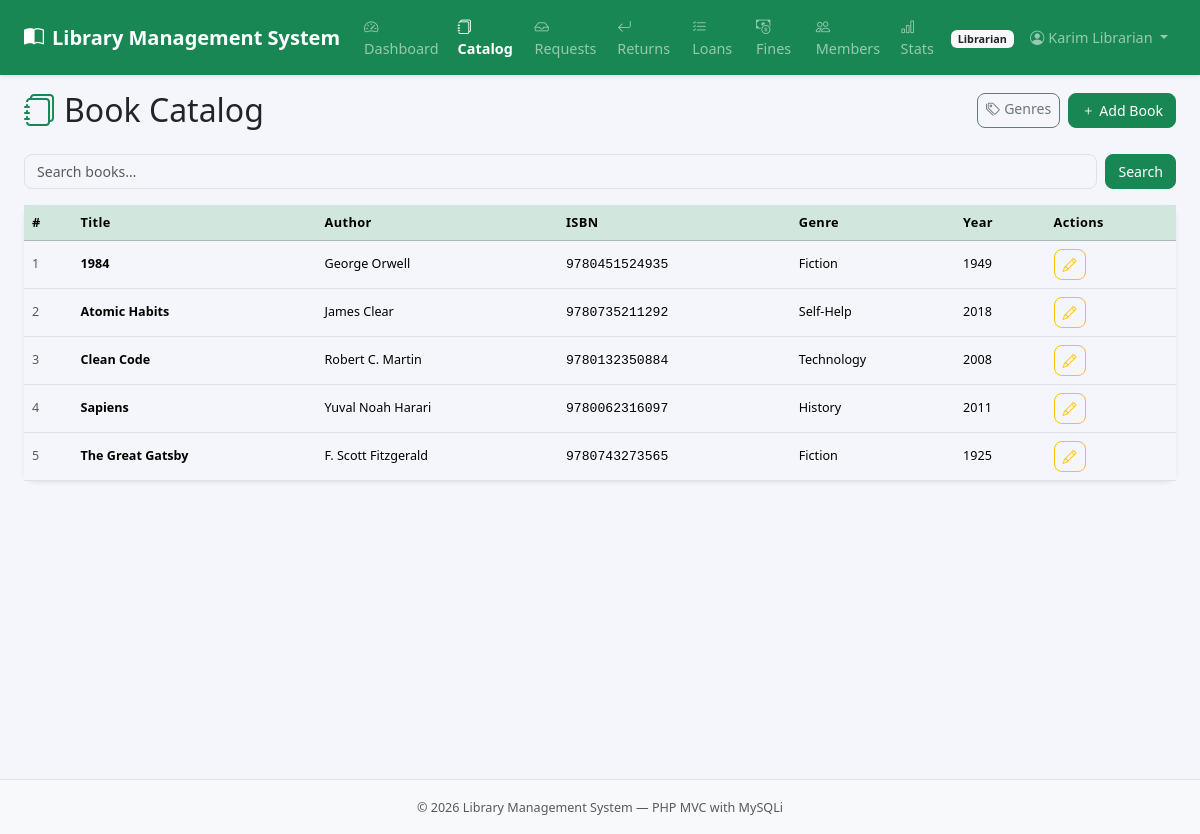
Screenshot of /index.php?page=librarian_books (signed in) with the database file from the repository.
### tables this page shows
CREATE TABLE `books` (
  `id` int(11) NOT NULL,
  `title` varchar(255) NOT NULL,
  `author` varchar(150) NOT NULL,
  `isbn` varchar(25) NOT NULL,
  `genre_id` int(11) DEFAULT NULL,
  `publisher` varchar(150) DEFAULT NULL,
  `published_year` year(4) DEFAULT NULL,
  `description` text DEFAULT NULL,
  `cover_image_path` varchar(255) DEFAULT NULL,
  `created_at` timestamp NOT NULL DEFAULT current_timestamp()
);

CREATE TABLE `genres` (
  `id` int(11) NOT NULL,
  `name` varchar(100) NOT NULL
);

### app/controller/librarian/books.php (called while the page is built, shortened)
<?php
require_once __DIR__ . '/../../model/BookModel.php';
$search    = trim($_GET['search'] ?? '');
$bookModel = new BookModel($conn);
$books     = $bookModel->getAll($search);
require __DIR__ . '/../../view/shared/header.php';
require __DIR__ . '/../../view/librarian/books.php';
require __DIR__ . '/../../view/shared/footer.php';

### config/app.php (called while the page is built, shortened)
<?php
function e(string $s): string {
    return htmlspecialchars($s, ENT_QUOTES, 'UTF-8');
}

### app/model/BookModel.php (called while the page is built, shortened)
<?php
class BookModel {
    private mysqli $db;
    public function __construct(mysqli $db) {
        $this->db = $db;
    }
    public function getAll(string $search = '', int $genreId = 0): array {
        $sql = "SELECT b.*, g.name AS genre_name FROM books b
                LEFT JOIN genres g ON b.genre_id = g.id WHERE 1=1";
        $params = [];
        $sql .= " ORDER BY b.title";
        $stmt = $this->db->prepare($sql);
        $stmt->execute();
        $rows = $stmt->get_result()->fetch_all(MYSQLI_ASSOC);
        return $rows;
    }
}

### app/view/librarian/books.php (the view, shortened to what this page needs)
<div class="d-flex justify-content-between align-items-center mb-4">
  <h2 class="mb-0"><i class="bi bi-journals me-2 text-success"></i>Book Catalog</h2>
  <div class="d-flex gap-2">
    <a href="<?= BASE_URL ?>index.php?page=librarian_genres" class="btn btn-outline-secondary btn-sm"><i class="bi bi-tags me-1"></i>Genres</a>
    <a href="<?= BASE_URL ?>index.php?page=librarian_book_add" class="btn btn-success"><i class="bi bi-plus me-1"></i>Add Book</a>
  </div>
</div>
<form method="GET" action="<?= BASE_URL ?>index.php" class="mb-3 d-flex gap-2">
  <input type="text" name="search" class="form-control" placeholder="Search books…" value="<?= e($search) ?>">
  <button class="btn btn-success">Search</button>
</form>
<div class="card border-0 shadow-sm"><div class="card-body p-0">
  <div class="table-responsive"><table class="table table-hover align-middle mb-0 small">
    <thead class="table-success"><tr><th>#</th><th>Title</th><th>Author</th><th>ISBN</th><th>Genre</th><th>Year</th><th>Actions</th></tr></thead>
    <tbody>
    <?php foreach($books as $i=>$b): ?>
    <tr>
      <td class="text-muted"><?= $i+1 ?></td>
      <td class="fw-semibold"><?= e($b['title']) ?></td>
      <td><?= e($b['author']) ?></td>
      <td class="font-monospace small"><?= e($b['isbn']) ?></td>
      <td><?= e($b['genre_name'] ?? '—') ?></td>
      <td><?= e($b['published_year'] ?? '—') ?></td>
      <td>
        <a href="<?= BASE_URL ?>index.php?page=librarian_book_edit&id=<?= $b['id'] ?>" class="btn btn-sm btn-outline-warning"><i class="bi bi-pencil"></i></a>
      </td>
    </tr>
    <?php endforeach; ?>
    </tbody>
  </table></div>
</div></div>

### public/css/style.css (style rules this page uses)
:root { --bs-body-bg: #f4f6fb; }
body { background: #f4f6fb; font-family: 'Segoe UI', sans-serif; font-size: .9rem; }
.card { border-radius: 12px; }
.table th { font-size: .80rem; letter-spacing: .03em; white-space: nowrap; font-weight: 600; }
.form-control, .form-select { border-radius: 8px; font-size: .88rem; }
.btn { border-radius: 8px; font-size: .88rem; }
.font-monospace { font-size: .82rem; }

### rows the page displays
books: title "1984", author "George Orwell", isbn "9780451524935", genre.name "Fiction", published_year "1949"
books: title "Atomic Habits", author "James Clear", isbn "9780735211292", genre.name "Self-Help", published_year "2018"
books: title "Clean Code", author "Robert C. Martin", isbn "9780132350884", genre.name "Technology", published_year "2008"
books: title "Sapiens", author "Yuval Noah Harari", isbn "9780062316097", genre.name "History", published_year "2011"
books: title "The Great Gatsby", author "F. Scott Fitzgerald", isbn "9780743273565", genre.name "Fiction", published_year "1925"

### other values shown
APP_NAME "Library Management System"
$navRole "Librarian"
$_SESSION['user_name'] "Karim Librarian"
